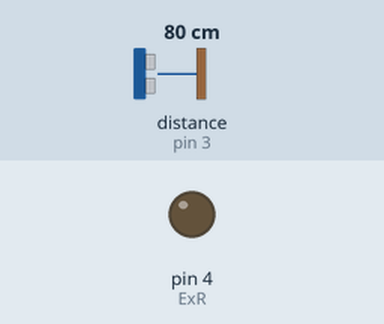
Recording of a sketch running on a simulated Arduino Uno, built with avr-gcc and run on an emulated ATmega328P. Shown: output pins drawn as LEDs (lit = HIGH). Wiring (inferred from the names in the program): ultrasonic range finder: trigger pin 2; echo pin 3. The test bench sets the inputs (shaded band); at power-on: distance to the obstacle (sensor on pin 3) 80 cm. The echo pulse lasts 58.3 µs per cm; pins used as bus, display or sensor lines are not drawn.

Above: at 0.1 s.
At 1.1 s:
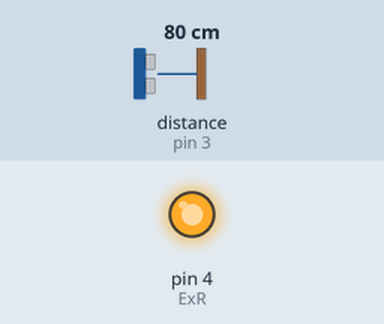
Timing chart, 0 to 2.6 s (numbered marks = the images above):
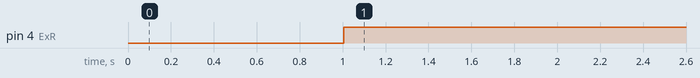

The sketch:

servotx.ino
```cpp
/*
char ss;
int i = 10;

void setup() {
  Serial.begin(9600);   //设置串口速度
  pinMode(13, OUTPUT);  //一般13口上都有一个已经接好的LED，所以用这个口子，少接些元件
}

void loop() {
  if (i > 0)  //启动时的开关信号，这样可以避免主程序陷入死循环
  {
    Serial.print('a');  //先向从机发一个‘a’，
    i = 0;
  }
  ss = Serial.read();  //再读串口，接受从机的字符‘b’
  if (ss == 'b') {
    digitalWrite(13, HIGH);
    delay(300);
    digitalWrite(13, LOW);
    delay(300);  //让13脚的LED闪烁
    ss = 0;
    i = 10;  //让i重新赋值
  }
}
*/

int TX = 1;
int RX = 0;
int Trig = 2;
int Echo = 3;
int ExR = 4;
float distance;

//获取超声波往返时间函数，发送到接收
int times() {
  int time1;
  int time2;
  while (digitalRead(Echo) == LOW);//等待高电平信号，
  time1 = micros();//高电平信号触发，记录当前时间
  while (digitalRead(Echo) == HIGH);//等待底电平信号
  time2 = micros();//低电平信号触发，记录当前时间
  //Serial.println("函数调用");
  return (time2 - time1);//返回时间差即引脚高电平所持续的时间
}

void Stop()
{
  do{
  }while(!digitalRead(RX));
}

void setup() {
  Serial.begin(9600);
  pinMode(Trig, OUTPUT);
  pinMode(Echo, INPUT);
  pinMode(ExR, OUTPUT);
}
void loop() {
  //发送一个10us的脉冲
  digitalWrite(Trig, LOW);
  delayMicroseconds(2);
  digitalWrite(Trig, HIGH);
  delayMicroseconds(10);
  digitalWrite(Trig, LOW);
  //获取时间
  //program_one
  int Time1 = times();
  //program_two
  int Time2 = pulseIn(Echo, HIGH); //获取超声波返回时长，单位us = 10^-6s
  //计算距离
  distance =  Time1 / 58; //单位厘米 distance = Time1*340*100/1000000/2;
  //Serial.print(distance);
  //Serial.println("cm");
  //delay(1000);
  if(distance >= 40)
  {
    digitalWrite(ExR,HIGH);
    Stop();
  }
  //让程序先在这里结束，做一个试发行版本
  //因为没办法处理ExR，HIGH；只要改成LOW就会再次触发另一单片机中断
  //也许可以通过改变中断触发条件解决，但是目前不确定，先这么来
  //exit(0);
}
```

Measured:
- by itself, pin 4 (ExR): LOW → HIGH at 1.0 s
